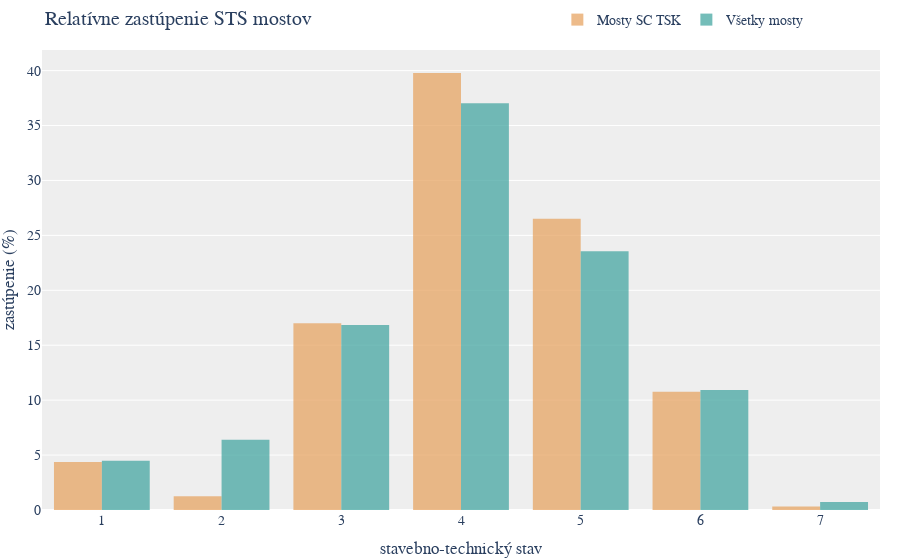

Notebook source saved alongside this figure:
### Code cell
import plotly.graph_objects as go

# Creating the histogram for filtered_bridges
trace_filtered = go.Histogram(
    x=filtered_bridges["n_2024"],
    name='Mosty SC TSK',
    marker_color='#e7a564 ',
    opacity=0.75,
    histnorm='percent',
    offsetgroup=1  # Set offsetgroup to 1 for the bars to be side by side
)

# Creating the histogram for df_bridges_all
trace_all = go.Histogram(
    x=df_bridges_all["n_2024"],
    name='Všetky mosty',
    marker_color='#46a7a2',
    opacity=0.75,
    histnorm='percent',
    offsetgroup=2  # Set offsetgroup to 2 for the bars to be side by side
)

# Creating the figure and adding the histograms
fig = go.Figure(data=[trace_filtered, trace_all])

# Update the layout with Montserrat font
fig.update_layout(
    title_text='Relatívne zastúpenie STS mostov',
    xaxis_title_text='stavebno-technický stav',
    yaxis_title_text='zastúpenie (%)',
    barmode='group',  # Set barmode to "group" for bars to be side by side
    font=dict(
        family="Montserrat, sans-serif",  # Set font family to Montserrat
        size=14
    ),
    legend=dict(
        orientation="h",  # Horizontal legend orientation
        yanchor="top",  # Anchor legend to the top
        y=1.10,  # Position the legend slightly above the plot
        xanchor="left",  # Anchor legend to the left
        x=.615  # Align legend to the left
    ),
    plot_bgcolor='#EEEEEE',
    margin=dict(l=0, r=20, t=50, b=50),  # Adjust margins for tight layout
    bargap=0.2
)

# Adjusting the opacity for better visualization
fig.update_traces(opacity=0.75)

fig.show()

### Figure 1 — Plotly figure (JSON) as saved in the notebook; plotly's stock layout.template omitted (floating-point values rounded to 4 significant figures; data arrays with more than 128 entries replaced by an {"elided": "..."} marker saying what was removed)
{"data": [{"histnorm": "percent", "marker": {"color": "#e7a564 "}, "name": "Mosty SC TSK", "offsetgroup": "1", "opacity": 0.75, "type": "histogram", "x": {"elided": "641 int values"}}, {"histnorm": "percent", "marker": {"color": "#46a7a2"}, "name": "Všetky mosty", "offsetgroup": "2", "opacity": 0.75, "type": "histogram", "x": {"elided": "8195 int values"}}], "layout": {"bargap": 0.2, "barmode": "group", "font": {"family": "Montserrat, sans-serif", "size": 14}, "legend": {"orientation": "h", "x": 0.615, "xanchor": "left", "y": 1.1, "yanchor": "top"}, "margin": {"b": 50, "l": 0, "r": 20, "t": 50}, "plot_bgcolor": "#EEEEEE", "title": {"text": "Relatívne zastúpenie STS mostov"}, "xaxis": {"title": {"text": "stavebno-technický stav"}}, "yaxis": {"title": {"text": "zastúpenie (%)"}}}}
